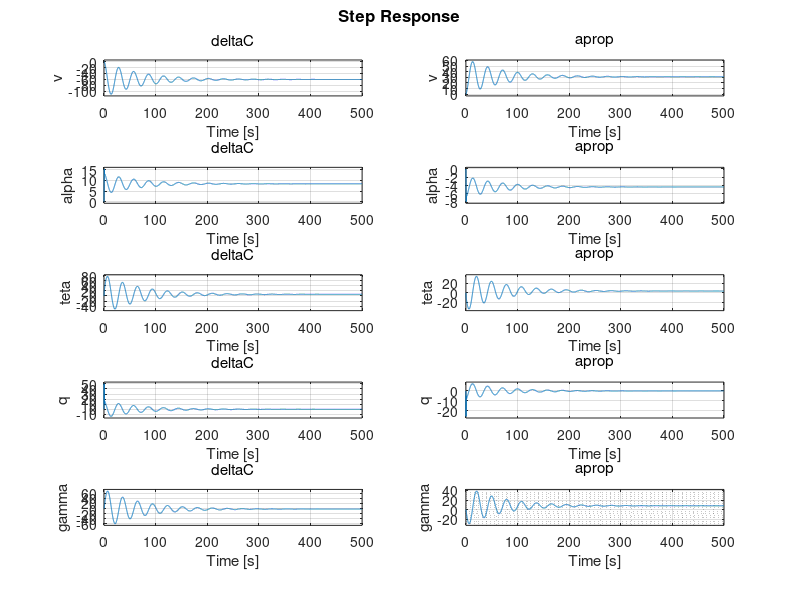
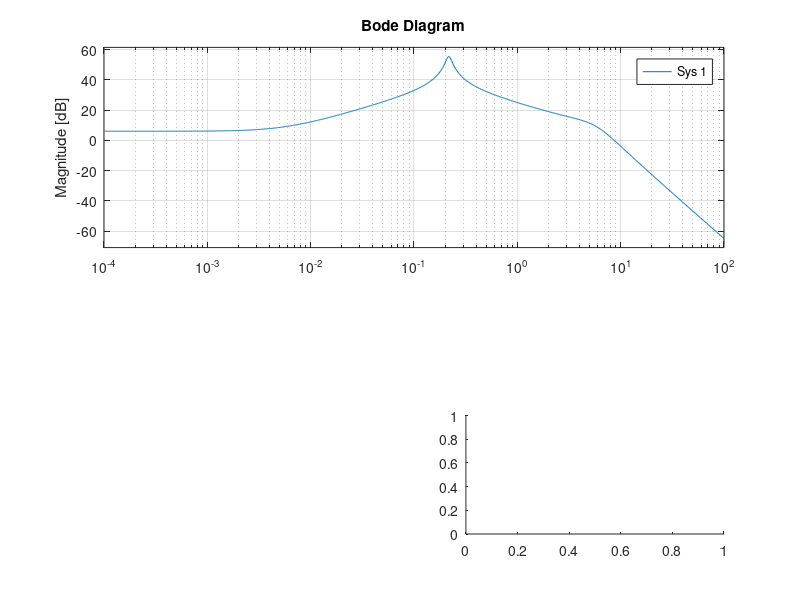

MATLAB code to generate these figures, in order: (Note: this script raises an error after producing the figures.)
clc
clear all
close all

A = [   -0.018223   -0.088571   -9.78   0;
        -0.003038   -1.2563     0       1;
        0           0           0       1;
        0.0617      -28.078     0       -4.5937];

B = [   0           1.1962;
        0           -0.0012;
        0           0;
        7.84        -4.05];

C = [   1           0           0       0;
        0           57.296      0       0;
        0           0           57.296  0;
        0           0           0       57.296;
        0           -57.296     57.296  0];

D = [   0           0;
        0           0;
        0           0;
        0           0;
        0           0];

states = {'v' 'alpha' 'teta' 'q'};
inputs = {'deltaC' 'aprop'};
outputs = {'v' 'alpha', 'teta', 'q', 'gamma'};

sys = ss(A,B,C,D,'statename',states,...
'inputname',inputs,...
'outputname',outputs);

G = tf([33.7002], [1 5.8402 33.702])
G2 = tf([0.0472], [ 1 0.0282 0.0472])
x = tf(sys)
step(sys)
grid minor
figure()
subplot(3,2,1)
bode(x(1,1))
grid minor

subplot(3,2,2)
bode(x(2,1))
grid minor

subplot(3,2,3)
bode(x(3,1))
grid minor

subplot(3,2,4)
bode(x(4,1))
grid minor

subplot(3,2,5)
bode(x(5,1))
grid minor

subplot(3,2,6)
bode(x(6,1))
grid minor
